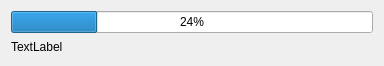
<?xml version="1.0" encoding="UTF-8"?>
<ui version="4.0">
 <class>QUProgressDialog</class>
 <widget class="QDialog" name="QUProgressDialog">
  <property name="geometry">
   <rect>
    <x>0</x>
    <y>0</y>
    <width>384</width>
    <height>66</height>
   </rect>
  </property>
  <property name="windowTitle">
   <string>Dialog</string>
  </property>
  <layout class="QVBoxLayout" name="verticalLayout">
   <item>
    <widget class="QProgressBar" name="progressBar">
     <property name="value">
      <number>24</number>
     </property>
    </widget>
   </item>
   <item>
    <widget class="QLabel" name="label">
     <property name="text">
      <string>TextLabel</string>
     </property>
    </widget>
   </item>
  </layout>
 </widget>
 <resources/>
 <connections/>
</ui>
